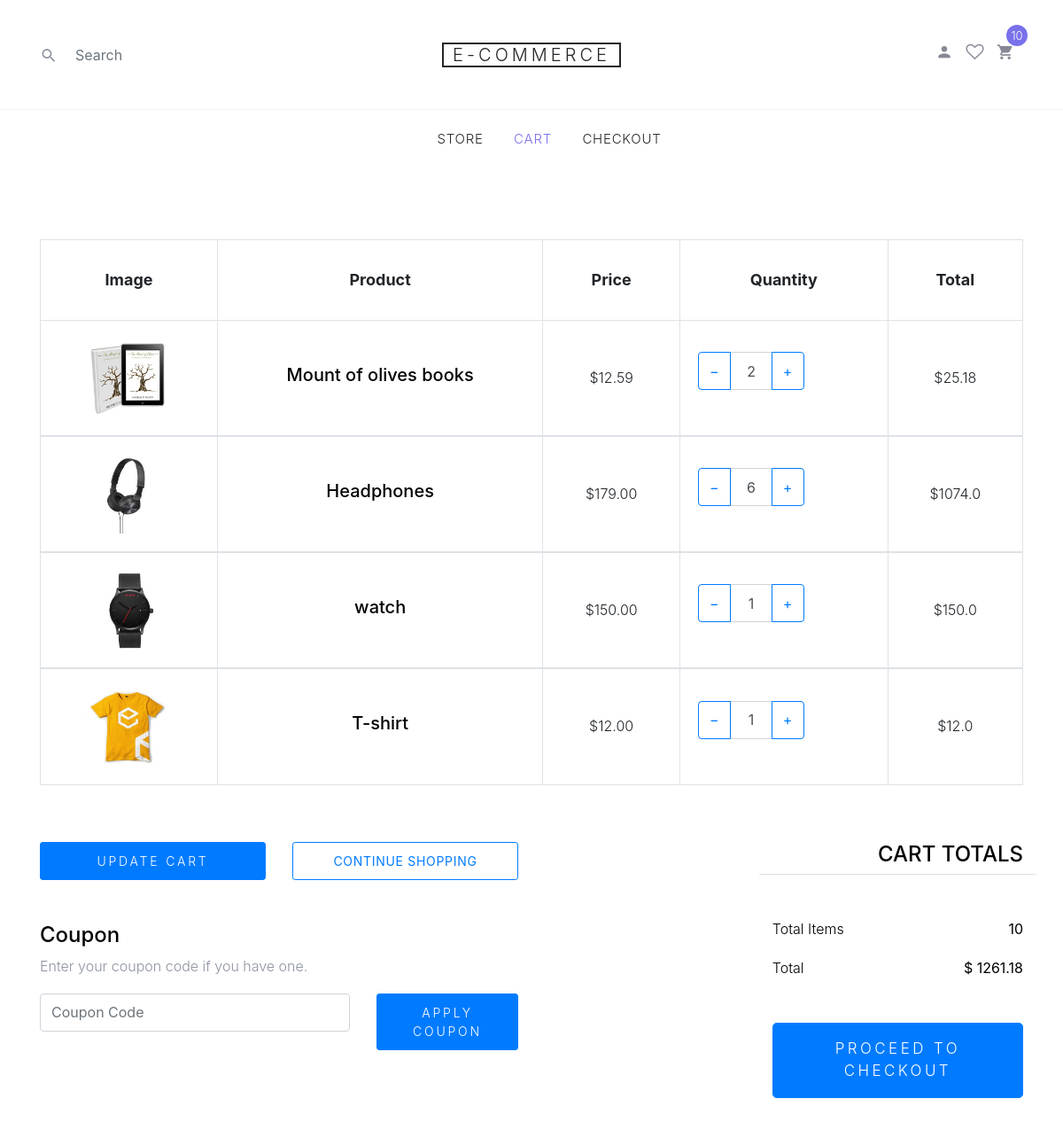
The page /cart/ (signed in) on the database as committed earlier.
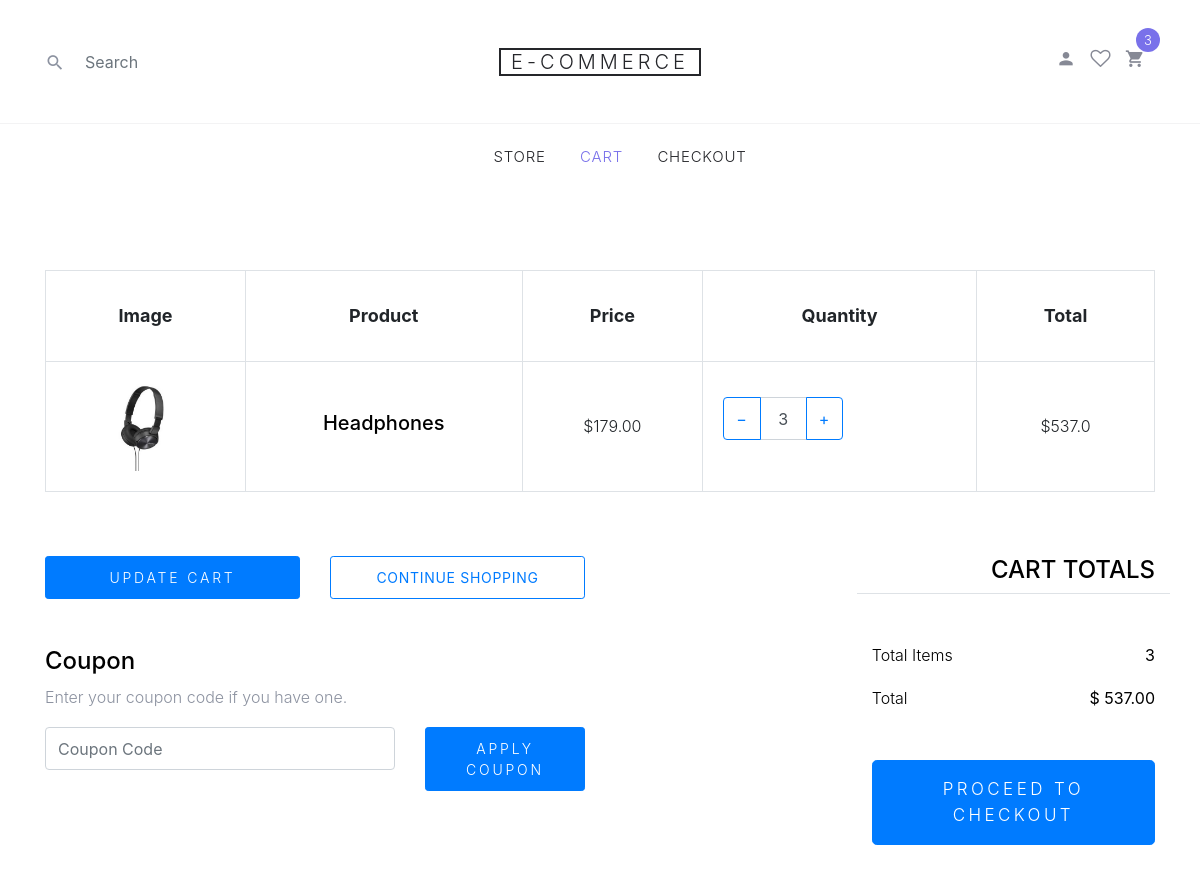
The same page on the database as committed later.
### store/models.py (models this page shows, shortened)
class OrderItem(models.Model):
	product = models.ForeignKey(Product, on_delete=models.SET_NULL, blank=True, null=True)
	order = models.ForeignKey(Order, on_delete=models.SET_NULL, blank=True, null=True)
	quantity = models.IntegerField(default=0, null=True, blank=True)
	date_added  = models.DateTimeField(auto_now_add=True)
	@property
	def get_total(self):
		total = self.product.price * self.quantity
		return total

class Product(models.Model):
	name = models.CharField(max_length=200)
	price = models.FloatField()
	digital = models.BooleanField(default=False, null=True, blank=True)
	image = models.ImageField(upload_to="Product/image", null=True, blank=True)
	@property     #----> for avoiding image errors
	def imageURL(self):
		try:
			url =self.image.url
		except:
			url =""
		return url

class Order(models.Model):
	customer = models.ForeignKey(Customer, on_delete=models.SET_NULL, blank=True, null=True)
	date_ordered = models.DateTimeField(auto_now_add=True)
	complete = models.BooleanField(default=False, null=True, blank=True)
	transaction_id = models.CharField(max_length=200, null=True)
	@property
	def get_cart_total(self):
		orderitems = self.orderitem_set.all()
		total = sum([item.get_total for item in orderitems])
		return total
	@property
	def get_cart_items(self):
		orderitems = self.orderitem_set.all()
		total = sum([item.quantity for item in orderitems])
		return total

### store/views.py (the view)
# urls.py: path("cart/", Cart.as_view(), name='cart'),
class Cart(generic.ListView):
	template_name = "store/cart.html"
	def get_context_data(self, *args, **kwargs):
		context = super(Cart, self).get_context_data(*args, **kwargs)
		context["items"] = self.object_list["items"] #--->Multiple context objects for rendering
		context["order"] =self.object_list["order"]
		context["cartItems"] = self.object_list["cartItems"]
		return context
	def get_queryset(self, *args, **kwargs):
		request = self.request
		if request.user.is_authenticated:
			customer = request.user.customer #---> customer and user have OneToOne relationship
			order, created = Order.objects.get_or_create(customer=customer, complete=False)
			items = order.orderitem_set.all()
			cartItems = order.get_cart_items
		else:
			items =[]
			order= { "get_cart_total":0, "get_cart_items":0 }
			cartItems = order['get_cart_items']
		return { "items": items, "order":order, "cartItems":cartItems}

### store/templates/store/cart.html (shortened to what the changed rows need)
{% extends 'store/main.html' %}
{% load static %}
{% block body %}
    <div class="site-section">
      <div class="container">
        <div class="row mb-5">
          <form class="col-md-12" method="post">
            <div class="site-blocks-table">
              <table class="table table-bordered">
                <thead>
                  <tr>
                    <th class="product-thumbnail">Image</th>
                    <th class="product-name">Product</th>
                    <th class="product-price">Price</th>
                    <th class="product-quantity">Quantity</th>
                    <th class="product-total">Total</th>
                  </tr>
                </thead>
                {% for item in items%}
                <tbody>
                  <tr>
                    <td class="product-thumbnail">
                      <img src="{{item.product.imageURL}}" alt="Image" class="img-fluid">
                    </td>
                    <td class="product-name">
                      <h2 class="h5 text-black">{{item.product.name}}</h2>
                    </td>
                    <td>${{item.product.price| floatformat:2}}</td>
                    <td>
                      <div class="input-group mb-3" style="max-width: 120px;">
                        <div class="input-group-prepend">
                          <button class="btn btn-outline-primary js-btn-minus update-cart" data-product="{{item.product.id}}" data-action="remove" >&minus;</button>
                        </div>
                        <input type="text" class="form-control text-center" value={{item.quantity}} placeholder="" aria-label="Example text with button addon" aria-describedby="button-addon1">
                        <div class="input-group-append">
                          <button class="btn btn-outline-primary js-btn-plus update-cart" data-product="{{item.product.id}}" data-action="add" >&plus;</button>
                        </div>
                      </div>
                    </td>
                    <td>${{item.get_total}}</td>
                  </tr>
                </tbody>
                {% endfor %}
              </table>
            </div>
          </form>
        </div>
        <div class="row">
          <div class="col-md-6 pl-5">
            <div class="row justify-content-end">
              <div class="col-md-7">
                <div class="row mb-3">
                  <div class="col-md-6 text-right">
                    <strong class="text-black">{{order.get_cart_items}}</strong>
                  </div>
                </div>
                <div class="row mb-5">
                  <div class="col-md-6 text-right">
                    <strong class="text-black">$ {{order.get_cart_total | floatformat:2}}</strong>
                  </div>
                </div>
              </div>
            </div>
          </div>
        </div>
      </div>
    </div>
{% endblock %}

Rows that differ between the two databases and show on the page:
removed OrderItem: product.imageURL (picture), product.name "Mount of olives books", product.price "12.59", quantity "2", get_total "25.18"
removed OrderItem: product.imageURL (picture), product.name "watch", product.price "150.00", quantity "1", get_total "150.0"
removed OrderItem: product.imageURL (picture), product.name "T-shirt", product.price "12.00", quantity "1", get_total "12.0"
changed OrderItem "Headphones": quantity "6" → "3"; get_total "1074.0" → "537.0"
changed through a linked row, Order: get_cart_items "10" → "3"; get_cart_total "1261.18" → "537.00"
Other text that changed with them:
{{ cartItems }}: "10" → "3"
